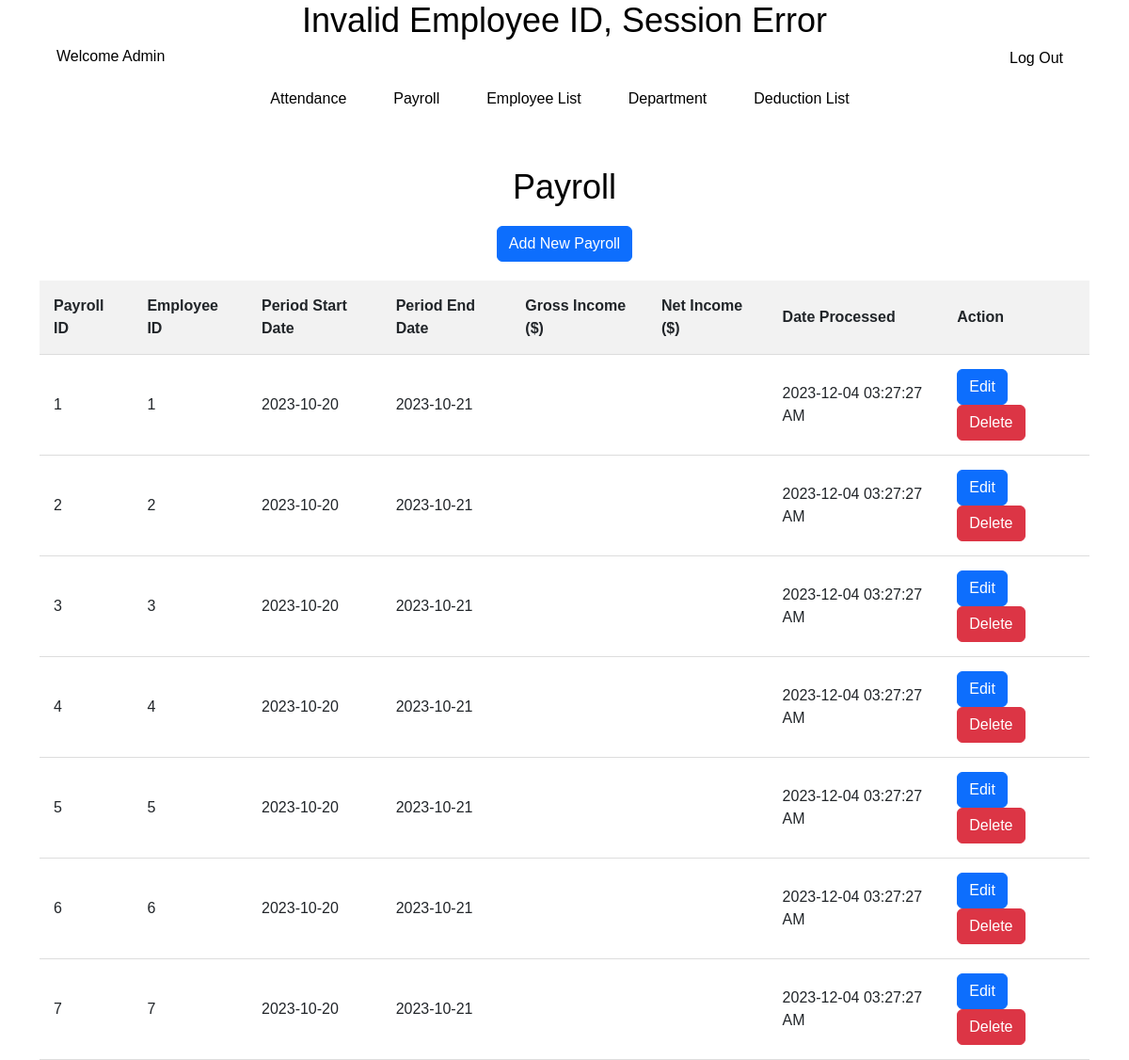
The page /payroll.php on the database its author committed.
### tables this page shows
CREATE TABLE Payroll (
	PayrollID INT NOT NULL AUTO_INCREMENT,
	EmployeeID INT NOT NULL,
	PeriodStartDate DATE,
	PeriodEndDate DATE,
	GrossIncome DECIMAL (10, 2),
	NetIncome DECIMAL (10, 2),
	DateProcessed TIMESTAMP,
	PRIMARY KEY (PayrollID),
	FOREIGN KEY (EmployeeID)
		REFERENCES Employees (EmployeeID) ON DELETE CASCADE
);

### payroll.php (the view, shortened to what this page needs)
<!DOCTYPE html>
<html lang="en">
<head>
    <link href="https://cdn.jsdelivr.net/npm/bootstrap@5.3.2/dist/css/bootstrap.min.css" rel="stylesheet"
>
    <link rel="stylesheet" type="text/css" href="employee_form.css">
    <link rel="stylesheet" type="text/css" href="navbar.css">
    <link rel="stylesheet" type="text/css" href="payroll.css">
</head>
<body>
    <?php
    include 'navbar.php';
    include("sqlconnection.php");
    $sql = "SELECT * FROM Payroll";
    $result = mysqli_query($con, $sql);
    ?>
    <div class="container">
        <h2>Payroll</h2>
        <button type="button" class="btn btn-primary" data-bs-toggle="modal" data-bs-target="#addNewPayroll">
            Add New Payroll
        </button>
        <table class="payroll-table">
            <thead>
                <tr>
                    <th>Payroll ID</th>
                    <th>Employee ID</th>
                    <th>Period Start Date</th>
                    <th>Period End Date</th>
                    <th>Gross Income ($)</th>
                    <th>Net Income ($)</th>
                    <th>Date Processed</th>
                    <th>Action</th>
                </tr>
            </thead>
            <tbody>
                <?php
                if (mysqli_num_rows($result) > 0) {
                    while ($row = mysqli_fetch_assoc($result)) {
                        $FormatTimeTo12 = date('Y-m-d h:i:s A', strtotime($row["DateProcessed"]));
                        echo "<tr>
                                <td>" . $row["PayrollID"] . "</td>
                                <td>" . $row["EmployeeID"] . "</td>
                                <td>" . $row["PeriodStartDate"] . "</td>
                                <td>" . $row["PeriodEndDate"] . "</td>
                                <td>" . $row["GrossIncome"] . "</td>
                                <td>" . $row["NetIncome"] . "</td>
                                <td>" . $FormatTimeTo12 . "</td>
                                <td>
                                    <button class='btn btn-primary' data-bs-toggle='modal' data-bs-target='#editPayrollIDForm'
                                    data-payroll-id='" . $row["PayrollID"] . "' data-emp-id='" . $row["EmployeeID"] . "' onclick='editPayroll(this)'
                                    style='margin-right: 10px;'>Edit</button>
                                    <button class='btn btn-danger' data-bs-toggle='modal' data-bs-target='#deletePayrollIDForm' " .
                                    "onclick='deletePayroll(this)' data-payroll-id='" . $row["PayrollID"] . "'>Delete</button>
                                </td>
                            </tr>";
                    }
                } else {
                    echo "0 results";
                }
                ?>
            </tbody>
        </table>
    </div>
</body>
</html>

### employee_form.css (style rules this page uses)
body { font-family: Arial, sans-serif; background-color: white; margin: 0; }
h2 { text-align: center; color: #333; }
button { padding: 12px; background-color: white; color: black; border: none; border-radius: 4px; cursor: pointer; }

### payroll.css (style rules this page uses)
body { font-family: Arial, sans-serif; background-color: white; margin: 0; padding: 0; }
.container { width: 100%; margin-top: 20px; text-align: center; }
h2 { text-align: center; color: black; font-size: 36px; margin-bottom: 20px; animation: fadeInUp 1s ease-in-out; }
.payroll-table { width: 100%; border-collapse: collapse; margin-top: 20px; }
th, td { padding: 15px; text-align: left; border-bottom: 1px solid #ddd; }
th { background-color: #f2f2f2; }

### dropdown.css (style rules this page uses)
body { font-family: "Arial", sans-serif; margin: 0; padding: 0; }

### rows shown on the page
payroll: PayrollID "1", EmployeeID "1", PeriodStartDate "2023-10-20", PeriodEndDate "2023-10-21", DateProcessed "2023-12-04 03:27:27 AM"
payroll: PayrollID "2", EmployeeID "2", PeriodStartDate "2023-10-20", PeriodEndDate "2023-10-21", DateProcessed "2023-12-04 03:27:27 AM"
payroll: PayrollID "3", EmployeeID "3", PeriodStartDate "2023-10-20", PeriodEndDate "2023-10-21", DateProcessed "2023-12-04 03:27:27 AM"
payroll: PayrollID "4", EmployeeID "4", PeriodStartDate "2023-10-20", PeriodEndDate "2023-10-21", DateProcessed "2023-12-04 03:27:27 AM"
payroll: PayrollID "5", EmployeeID "5", PeriodStartDate "2023-10-20", PeriodEndDate "2023-10-21", DateProcessed "2023-12-04 03:27:27 AM"
payroll: PayrollID "6", EmployeeID "6", PeriodStartDate "2023-10-20", PeriodEndDate "2023-10-21", DateProcessed "2023-12-04 03:27:27 AM"
payroll: PayrollID "7", EmployeeID "7", PeriodStartDate "2023-10-20", PeriodEndDate "2023-10-21", DateProcessed "2023-12-04 03:27:27 AM"
